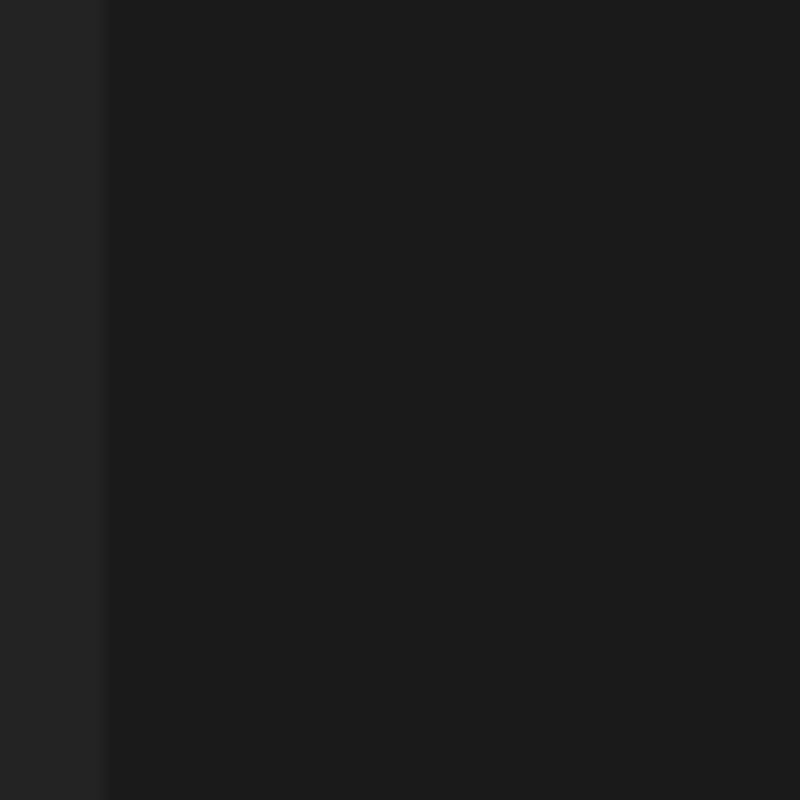

This game map was drawn from its Tiled (.tmx) file and the tilesets committed beside it. A one-line description and the trimmed map source follow:
An orthogonal 50x50 tile map with 16x16 px tiles, 2 tile layers (walls, ambient).

<map version="1.8" tiledversion="1.8.2" orientation="orthogonal" renderorder="right-down" width="50" height="50" tilewidth="16" tileheight="16" infinite="0" nextlayerid="3" nextobjectid="1">
 <editorsettings>
  <export target="darkness.tmj" format="json" />
 </editorsettings>
 <tileset firstgid="1" source="../darkness.tsx" />
 <layer id="1" name="walls" width="50" height="50">
  <data>[2500 cells, 50 non-empty, 3 distinct tile ids]</data>
 </layer>
 <layer id="2" name="ambient" width="50" height="50">
  <data>[2500 cells, 2450 non-empty, 3 distinct tile ids]</data>
 </layer>
</map>
